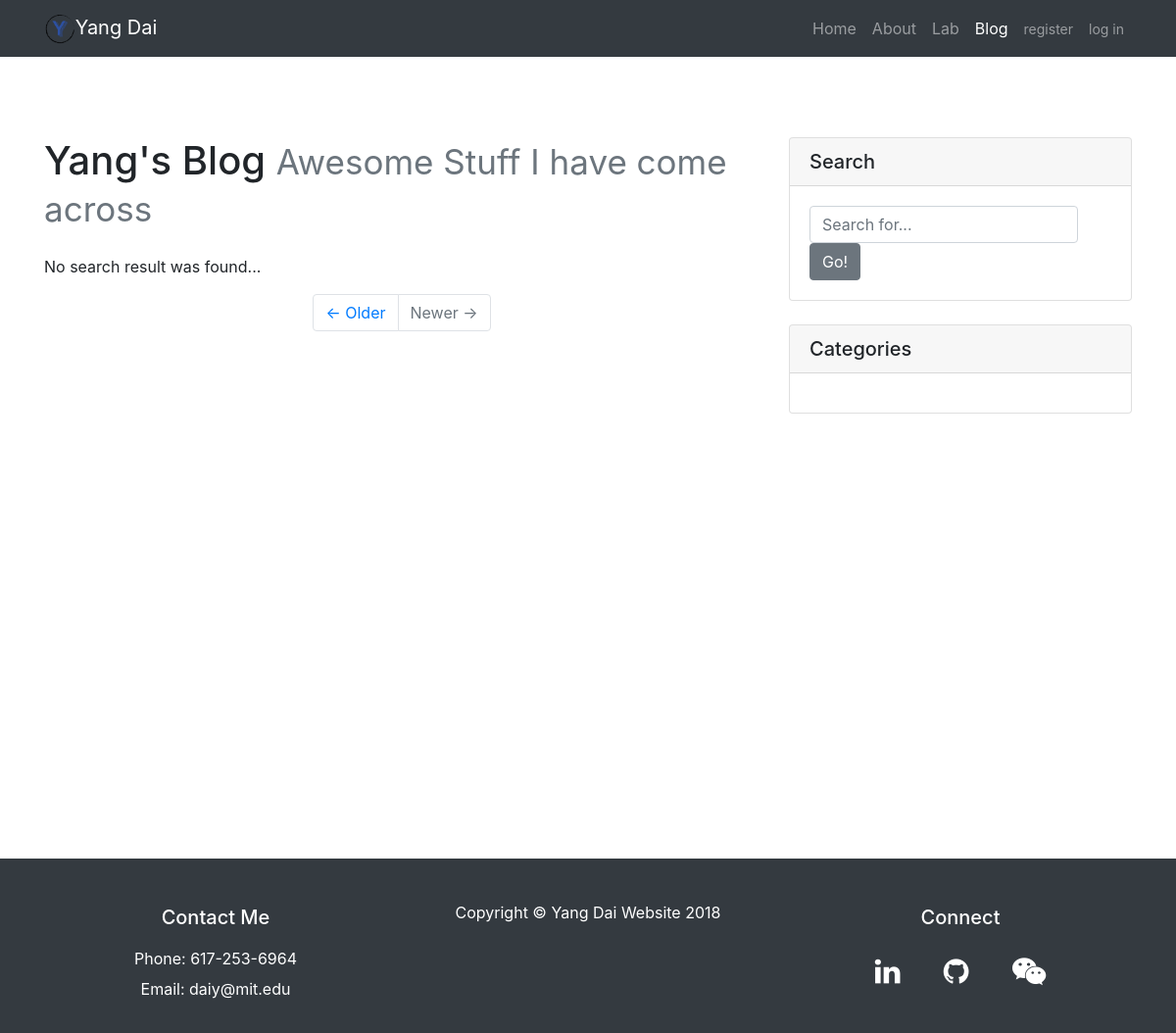
The page /blog/ on the database as committed earlier.
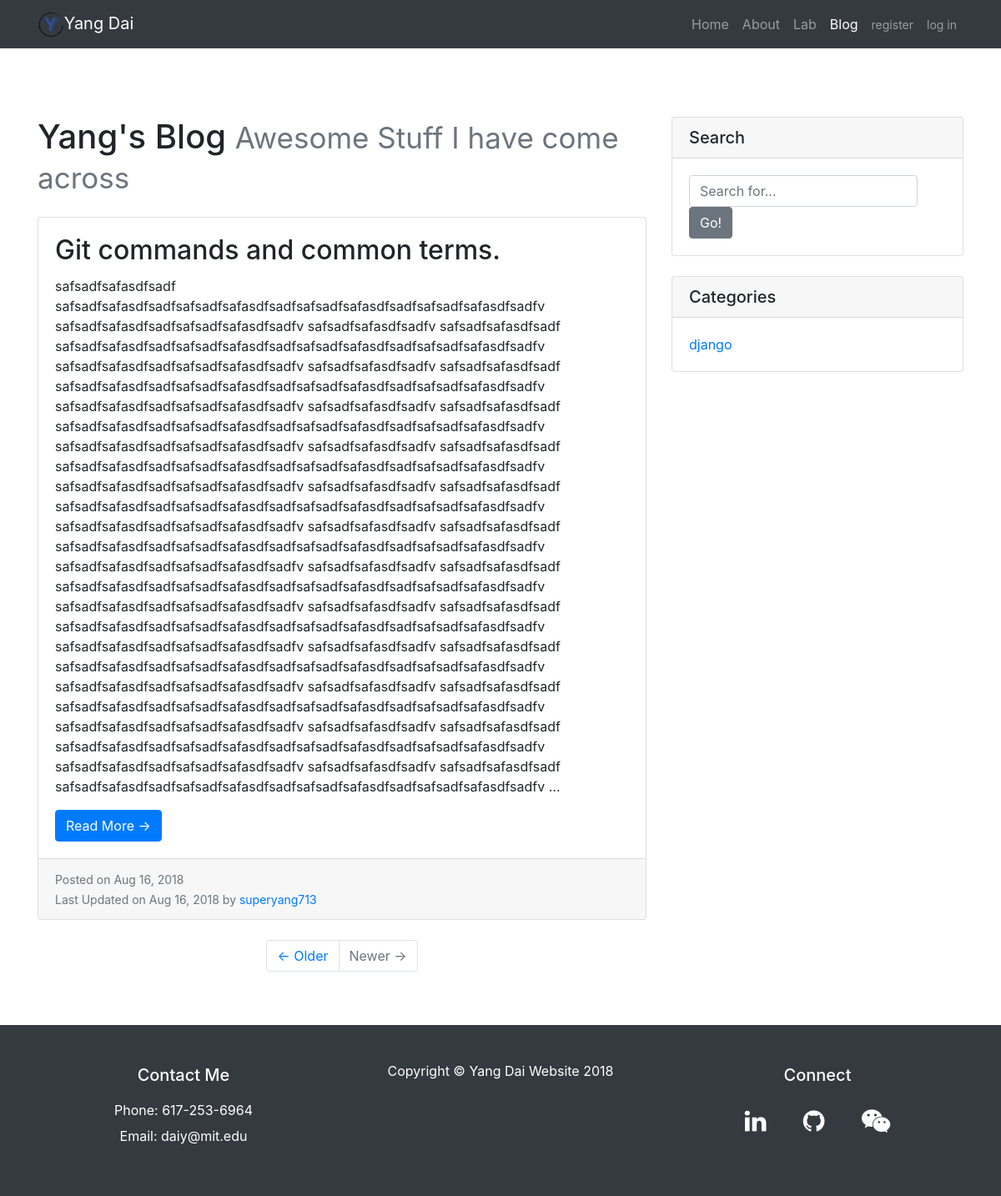
The same page on the database as committed later.
### blog/models.py (models this page shows, shortened)
class Post(models.Model):
    author = models.ForeignKey('auth.User', on_delete=models.CASCADE)
    title = models.CharField(max_length=255)
    body = MarkdownxField()
    created_date = models.DateTimeField(default=timezone.now)
    published_date = models.DateTimeField(blank=True, null=True)
    slug = models.SlugField(max_length=140, unique=True)
    tag = models.ManyToManyField(Tag, related_name='posts')
    class Meta:
        verbose_name_plural = 'posts'
    def get_absolute_url(self):
        return reverse('blog:post_detail', kwargs={'slug': self.slug})

class Tag(models.Model):
    name = models.CharField(max_length=255)

### blog/views.py (the view)
# urls.py: path(r'', PostListView.as_view(), name='post_list'),
class PostListView(ListView):
    model = Post
    paginate_by = 10
    template_name = 'blog/post_list.html'
    def get_context_data(self, **kwargs):
        context = super().get_context_data(**kwargs)
        context['posts'] = Post.objects.all().order_by('created_date')
        context['tags'] = Tag.objects.all()
        return context

### blog/templates/blog/post_list.html (shortened to what this page needs)
{% extends "blog/base.html" %}
{% block content %}
      <div class="col-md-8">
        <h1 class="my-4">Yang's Blog
          <small class="text-muted">Awesome Stuff I have come across</small>
        </h1>
        {% for post in posts %}
          <div class="card mb-4">
            <div class="card-body">
              <h2 class="card-title">{{ post.title }}</h2>
              <p class="card-text">{{ post.body|striptags|truncatewords:50 }}</p>
              <a href="{{ post.get_absolute_url }}" class="btn btn-primary">Read More &rarr;</a>
            </div>
            <div class="card-footer text-muted">
              <small>
                Posted on {{ post.created_date|date:'M d, Y' }}
                <br>
                Last Updated on {{ post.published_date|date:'M d, Y' }} by
                <a href="{% url 'home:about' %}">{{ post.author }}</a>
              </small>
            </div>
          </div>
        {% empty %}
          <p>No search result was found...</p>
        {% endfor %}
        <ul class="pagination justify-content-center mb-4">
          <li class="page-item">
            <a class="page-link" href="#">&larr; Older</a>
          </li>
          <li class="page-item disabled">
            <a class="page-link" href="#">Newer &rarr;</a>
          </li>
        </ul>
      </div>
{% endblock content %}

### blog/templates/blog/base.html (shortened to what this page needs)
{% load bootstrap4 %}
{% load static %}
<!DOCTYPE html>
<html lang="en">
<head>
  {% bootstrap_css %}
  <link href="{% static 'home/css/font-awesome/css/font-awesome.min.css' %}" rel="stylesheet">
  <link href="{% static 'home/css/custom.css' %}" rel="stylesheet">
</head>
<body>
  <nav class="navbar navbar-expand-lg navbar-dark bg-dark fixed-top">
    <div class="container">
      <a class="navbar-brand" href="{% url 'home:index' %}"><img style="max-height:30px;" src="{% static 'home/images/yang_banner.png'%}"/>Yang Dai</a>
      <div class="collapse navbar-collapse" id="navbarResponsive">
        <ul class="navbar-nav ml-auto">
          <li class="nav-item active">
            <a class="nav-link" href="{% url 'home:index' %}">Home
            </a>
          </li>
          <li class="nav-item">
            <a class="nav-link" href="{% url 'home:about' %}">About</a>
          </li>
          <li class="nav-item">
            <a class="nav-link" href="{% url 'lab:pressure_monitor' %}">Lab</a>
          </li>
          <li class="nav-item">
            <a class="nav-link" href="{% url 'blog:post_list' %}">Blog</a>
          </li>
          {% if user.is_authenticated %}
          <li class="nav-item">
            <a class="nav-link">Hello, {{ user.username }}</a>
          </li>
          <li class="nav-item">
            <a class="nav-link" href="{% url 'users:logout' %}"><small>log out</small></a>
          </li>
          {% else %}
          <li class="nav-item">
            <a class="nav-link" href="{% url 'users:register' %}"><small>register</small></a>
          </li>
          <li class="nav-item">
            <a class="nav-link" href="{% url 'users:login' %}"><small>log in</small></a>
          </li>
          {% endif %}
        </ul>
      </div>
    </div>
  </nav>
  <div class="container">
    <div class="row">
      {% block content %}
      {% endblock content %}
      <div class="col-md-4">
        <div class="card my-4">
          <h5 class="card-header">Search</h5>
          <div class="card-body">
            <div class="input-group">
              <form class="form-inline" action="{% url 'blog:search' %}" method="get">
                <input type="text" name="q" class="form-control" placeholder="Search for...">
                {% buttons %}
                  <button class="btn btn-secondary">Go!</button>
                {% endbuttons %}
              </form>
            </div>
          </div>
        </div>
        <div class="card my-4">
          <h5 class="card-header">Categories</h5>
          <div class="card-body">
            <ul class="list-unstyled mb-0">
            {% for tag in tags %}
              <li>
                <a href="{% url 'blog:tag_search_result' pk=tag.id %}">{{tag.name }}</a>
              </li>
            {% endfor %}
            </ul>
          </div>
        </div>
      </div>
    </div>
  </div>
  <div class="footer">
    <div class="py-5 bg-dark">
      <footer>
        <div class="container">
          <div class="row">
            <div class="col-sm">
              <div class="m-0 text-center text-white">
                <h5>Contact Me</h5><br>
                <p>Phone: 617-253-6964</p>
                <p>Email: daiy@mit.edu</p>
              </div>
            </div>
            <div class="col-sm">
              <div class="m-0 text-center text-white">
                <p>Copyright &copy; Yang Dai Website 2018</p>
              </div>
            </div>
            <div class="col-sm">
              <div class="m-0 text-center text-white">
                <h5>Connect</h5>
                <a href="https://www.linkedin.com/in/yangdai713"><i class="fa fa-linkedin"></i></a>
                <a href="https://github.com/superyang713" class="fa fa-github"></a>
                <a href="{% static 'home/images/wechat.jpg' %}" class="fa fa-wechat"></a>
              </div>
            </div>
          </div>
        </div>
      </footer>
    </div>
  </div>
</body>
</html>

### home/static/home/css/custom.css (style rules this page uses)
html { position: relative; min-height: 85%; }
body { margin-bottom: 60px; }
@media (min-width: 992px) { body { padding-top: 56px; } }
footer .fa { padding: 20px; font-size: 30px; color: white; }
.footer { position: absolute; bottom: 0; width: 100%; height: 20px; line-height: 15px; }
body > .container { padding: 60px 15px 0; }

Rows that differ between the two databases and show on the page:
added Post: title "Git commands and common terms.", body "safsadfsafasdfsadf safsadfsafasdfsadfsafsadfsafasdfsadfsafsadfsafasdfsadfsafsadfsafasdfsadfv safsadfsafasdfsadfsafsadfsafasdfsadfv safsadfsafasdfsadfv safsadfsafasdfsadf safsadfsafasdfsadfsafsadfsafasdfsadfsafsadfsafasdfsadfsafsadfsafasdfsadfv safsadfsafasdfsadfsafsadfsafasdfsadfv safsadfsafasdfsadfv safsadfsafasdfsadf safsadfsafasdfsadfsafsadfsafasdfsadfsafsadfsafasdfsadfsafsadfsafasdfsadfv safsadfsafasdfsadfsafsadfsafasdfsadfv safsadfsafasdfsadfv safsadfsafasdfsadf safsadfsafasdfsadfsafsadfsafasdfsadfsafsadfsafasdfsadfsafsadfsafasdfsadfv safsadfsafasdfsadfsafsadfsafasdfsadfv safsadfsafasdfsadfv safsadfsafasdfsadf safsadfsafasdfsadfsafsadfsafasdfsadfsafsadfsafasdfsadfsafsadfsafasdfsadfv…", created_date "Aug 16, 2018", published_date "Aug 16, 2018", author "superyang713"
added Tag: name "django"
Other text that changed with them:
text no longer shown: "No search result was found..."
